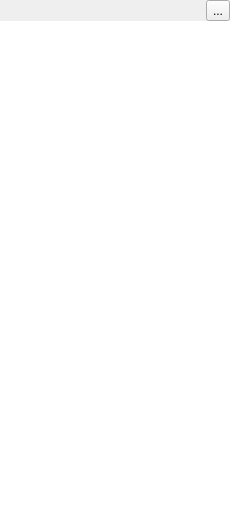
<?xml version="1.0" encoding="UTF-8"?>
<ui version="4.0">
 <class>FileList</class>
 <widget class="QDockWidget" name="FileList">
  <property name="geometry">
   <rect>
    <x>0</x>
    <y>0</y>
    <width>230</width>
    <height>508</height>
   </rect>
  </property>
  <property name="windowTitle">
   <string>File List</string>
  </property>
  <widget class="QWidget" name="dockWidgetContents">
   <layout class="QVBoxLayout" name="verticalLayout">
    <property name="spacing">
     <number>0</number>
    </property>
    <property name="leftMargin">
     <number>0</number>
    </property>
    <property name="topMargin">
     <number>0</number>
    </property>
    <property name="rightMargin">
     <number>0</number>
    </property>
    <property name="bottomMargin">
     <number>0</number>
    </property>
    <item>
     <layout class="QHBoxLayout" name="horizontalLayout">
      <item>
       <spacer name="horizontalSpacer">
        <property name="orientation">
         <enum>Qt::Orientation::Horizontal</enum>
        </property>
        <property name="sizeHint" stdset="0">
         <size>
          <width>40</width>
          <height>20</height>
         </size>
        </property>
       </spacer>
      </item>
      <item>
       <widget class="QToolButton" name="btnSettings">
        <property name="text">
         <string>...</string>
        </property>
        <property name="icon">
         <iconset resource="../resources.qrc">
          <normaloff>:/icons/settings.svg</normaloff>:/icons/settings.svg</iconset>
        </property>
        <property name="popupMode">
         <enum>QToolButton::ToolButtonPopupMode::InstantPopup</enum>
        </property>
        <property name="arrowType">
         <enum>Qt::ArrowType::NoArrow</enum>
        </property>
       </widget>
      </item>
     </layout>
    </item>
    <item>
     <widget class="QListWidget" name="listWidget">
      <property name="frameShape">
       <enum>QFrame::Shape::NoFrame</enum>
      </property>
      <property name="editTriggers">
       <set>QAbstractItemView::EditTrigger::NoEditTriggers</set>
      </property>
      <property name="selectionBehavior">
       <enum>QAbstractItemView::SelectionBehavior::SelectRows</enum>
      </property>
      <property name="uniformItemSizes">
       <bool>true</bool>
      </property>
     </widget>
    </item>
   </layout>
  </widget>
  <action name="actionSortbyFileName">
   <property name="checkable">
    <bool>true</bool>
   </property>
   <property name="text">
    <string>Sort by File Name</string>
   </property>
   <property name="menuRole">
    <enum>QAction::MenuRole::NoRole</enum>
   </property>
  </action>
 </widget>
 <resources>
  <include location="../resources.qrc"/>
 </resources>
 <connections/>
</ui>
